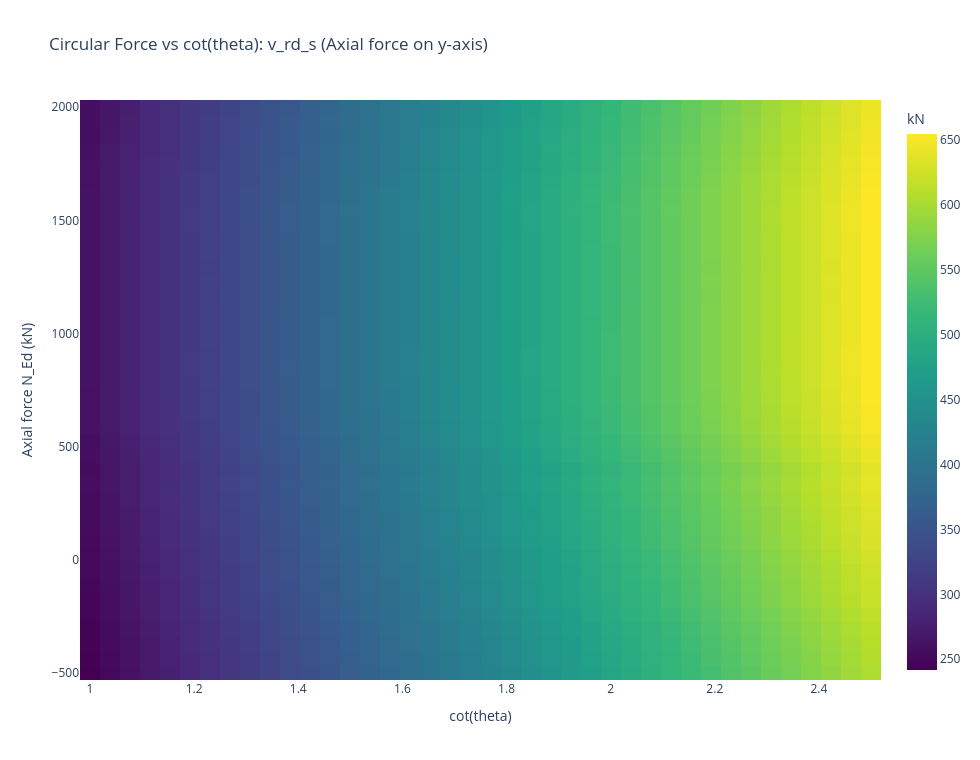

The cell this chart's notebook holds for it:
### Code cell
fig_vrds = viewer.plot_force_cot_theta_contour(
    load_case=load_case,
    n_axial=40,
    n_cot=40,
    metric="v_rd_s",
    show=False,
)
fig_vrds

### Figure 1 — Plotly figure (JSON) as saved in the notebook; plotly's stock layout.template omitted (floating-point values rounded to 4 significant figures; data arrays with more than 128 entries replaced by an {"elided": "..."} marker saying what was removed)
{"data": [{"colorbar": {"title": {"text": "kN"}}, "colorscale": [[0, "#440154"], [0.1111, "#482878"], [0.2222, "#3e4989"], [0.3333, "#31688e"], [0.4444, "#26828e"], [0.5556, "#1f9e89"], [0.6667, "#35b779"], [0.7778, "#6ece58"], [0.8889, "#b5de2b"], [1, "#fde725"]], "hovertemplate": "cot(theta): %{x:.3f}<br>N_Ed: %{y:.1f} kN<br>v_rd_s: %{z:.3f}<extra></extra>", "name": "v_rd_s", "type": "heatmap", "x": [1.0, 1.038, 1.077, 1.115, 1.154, 1.192, 1.231, 1.269, 1.308, 1.346, 1.385, 1.423, 1.462, 1.5, 1.538, 1.577, 1.615, 1.654, 1.692, 1.731, 1.769, 1.808, 1.846, 1.885, 1.923, 1.962, 2.0, 2.038, 2.077, 2.115, 2.154, 2.192, 2.231, 2.269, 2.308, 2.346, 2.385, 2.423, 2.462, 2.5], "y": [-500.0, -435.9, -371.8, -307.7, -243.6, -179.5, -115.4, -51.28, 12.82, 76.92, 141.0, 205.1, 269.2, 333.3, 397.4, 461.5, 525.6, 589.7, 653.8, 717.9, 782.1, 846.2, 910.3, 974.4, 1038.0, 1103.0, 1167.0, 1231.0, 1295.0, 1359.0, 1423.0, 1487.0, 1551.0, 1615.0, 1679.0, 1744.0, 1808.0, 1872.0, 1936.0, 2000.0], "z": {"elided": "40x40 float values"}}], "layout": {"height": 760, "title": {"text": "Circular Force vs cot(theta): v_rd_s (Axial force on y-axis)"}, "width": 980, "xaxis": {"title": {"text": "cot(theta)"}}, "yaxis": {"title": {"text": "Axial force N_Ed (kN)"}}}}
